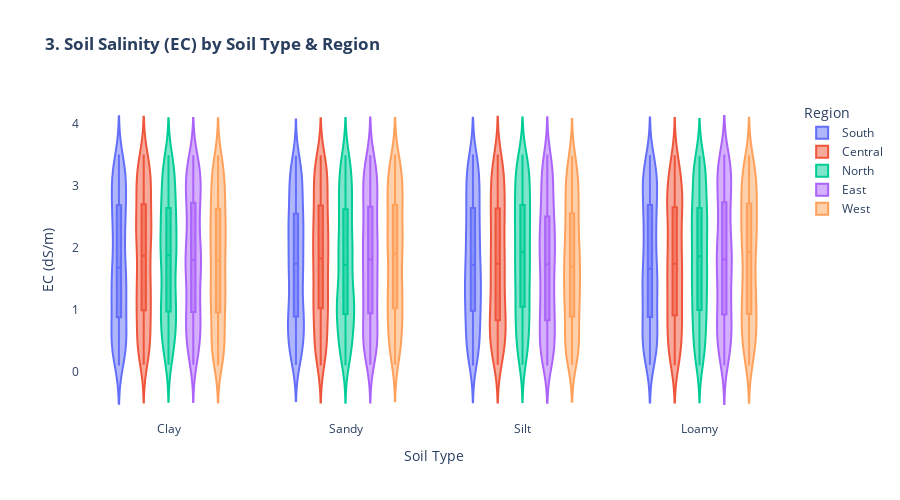

The notebook cell saved with this chart:
### Markdown cell above
### *3. Electrical Conductivity Distribution*

### Code cell
print("\n3. Soil Salinity Analysis...")

fig3 = px.violin(df, x='Soil_Type', y='Electrical_Conductivity', color='Region',
                 box=True, points='outliers',
                 title='<b>3. Soil Salinity (EC) by Soil Type & Region</b>',
                 labels={'Electrical_Conductivity': 'EC (dS/m)', 'Soil_Type': 'Soil Type'})

fig3.update_layout(height=500, plot_bgcolor='white')
fig3.show()

### Figure 1 — Plotly figure (JSON) as saved in the notebook; plotly's stock layout.template omitted (floating-point values rounded to 4 significant figures; data arrays with more than 128 entries replaced by an {"elided": "..."} marker saying what was removed)
{"data": [{"alignmentgroup": "True", "box": {"visible": true}, "hovertemplate": "Region=South<br>Soil Type=%{x}<br>EC (dS/m)=%{y}<extra></extra>", "legendgroup": "South", "marker": {"color": "#636efa"}, "name": "South", "offsetgroup": "South", "orientation": "v", "points": "outliers", "scalegroup": "True", "showlegend": true, "type": "violin", "x": {"elided": "2102 str values"}, "x0": " ", "xaxis": "x", "y": {"elided": "2102 float values"}, "y0": " ", "yaxis": "y"}, {"alignmentgroup": "True", "box": {"visible": true}, "hovertemplate": "Region=Central<br>Soil Type=%{x}<br>EC (dS/m)=%{y}<extra></extra>", "legendgroup": "Central", "marker": {"color": "#EF553B"}, "name": "Central", "offsetgroup": "Central", "orientation": "v", "points": "outliers", "scalegroup": "True", "showlegend": true, "type": "violin", "x": {"elided": "1987 str values"}, "x0": " ", "xaxis": "x", "y": {"elided": "1987 float values"}, "y0": " ", "yaxis": "y"}, {"alignmentgroup": "True", "box": {"visible": true}, "hovertemplate": "Region=North<br>Soil Type=%{x}<br>EC (dS/m)=%{y}<extra></extra>", "legendgroup": "North", "marker": {"color": "#00cc96"}, "name": "North", "offsetgroup": "North", "orientation": "v", "points": "outliers", "scalegroup": "True", "showlegend": true, "type": "violin", "x": {"elided": "1900 str values"}, "x0": " ", "xaxis": "x", "y": {"elided": "1900 float values"}, "y0": " ", "yaxis": "y"}, {"alignmentgroup": "True", "box": {"visible": true}, "hovertemplate": "Region=East<br>Soil Type=%{x}<br>EC (dS/m)=%{y}<extra></extra>", "legendgroup": "East", "marker": {"color": "#ab63fa"}, "name": "East", "offsetgroup": "East", "orientation": "v", "points": "outliers", "scalegroup": "True", "showlegend": true, "type": "violin", "x": {"elided": "1994 str values"}, "x0": " ", "xaxis": "x", "y": {"elided": "1994 float values"}, "y0": " ", "yaxis": "y"}, {"alignmentgroup": "True", "box": {"visible": true}, "hovertemplate": "Region=West<br>Soil Type=%{x}<br>EC (dS/m)=%{y}<extra></extra>", "legendgroup": "West", "marker": {"color": "#FFA15A"}, "name": "West", "offsetgroup": "West", "orientation": "v", "points": "outliers", "scalegroup": "True", "showlegend": true, "type": "violin", "x": {"elided": "2017 str values"}, "x0": " ", "xaxis": "x", "y": {"elided": "2017 float values"}, "y0": " ", "yaxis": "y"}], "layout": {"height": 500, "legend": {"title": {"text": "Region"}, "tracegroupgap": 0}, "plot_bgcolor": "white", "title": {"text": "<b>3. Soil Salinity (EC) by Soil Type & Region</b>"}, "violinmode": "group", "xaxis": {"anchor": "y", "domain": [0, 1], "title": {"text": "Soil Type"}}, "yaxis": {"anchor": "x", "domain": [0, 1], "title": {"text": "EC (dS/m)"}}}}
